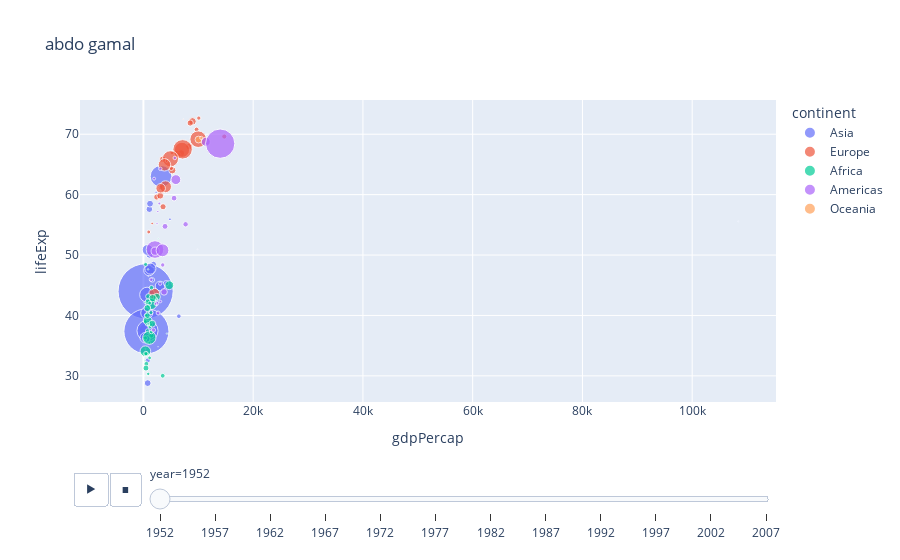

The notebook cell this image was saved under:
### Code cell
px.scatter(df,y='lifeExp',x='gdpPercap',size='pop',size_max=60,color='continent',hover_name='country',title='abdo gamal',animation_frame='year',height=1000) #

### Figure 1 — Plotly figure (JSON) as saved in the notebook; plotly's stock layout.template omitted (floating-point values rounded to 4 significant figures)
{"data": [{"hovertemplate": "<b>%{hovertext}</b><br><br>continent=Asia<br>year=1952<br>gdpPercap=%{x}<br>lifeExp=%{y}<br>pop=%{marker.size}<extra></extra>", "hovertext": ["Afghanistan", "Bahrain", "Bangladesh", "Cambodia", "China", "Hong Kong, China", "India", "Indonesia", "Iran", "Iraq", "Israel", "Japan", "Jordan", "Korea, Dem. Rep.", "Korea, Rep.", "Kuwait", "Lebanon", "Malaysia", "Mongolia", "Myanmar", "Nepal", "Oman", "Pakistan", "Philippines", "Saudi Arabia", "Singapore", "Sri Lanka", "Syria", "Taiwan", "Thailand", "Vietnam", "West Bank and Gaza", "Yemen, Rep."], "legendgroup": "Asia", "marker": {"color": "#636efa", "size": [8425333, 120447, 46886859, 4693836, 556263527, 2125900, 372000000, 82052000, 17272000, 5441766, 1620914, 86459025, 607914, 8865488, 20947571, 160000, 1439529, 6748378, 800663, 20092996, 9182536, 507833, 41346560, 22438691, 4005677, 1127000, 7982342, 3661549, 8550362, 21289402, 26246839, 1030585, 4963829], "sizemode": "area", "sizeref": 366300.0, "symbol": "circle"}, "mode": "markers", "name": "Asia", "orientation": "v", "showlegend": true, "type": "scatter", "x": [779.4, 9867.0, 684.2, 368.5, 400.4, 3054.0, 546.6, 749.7, 3035.0, 4130.0, 4087.0, 3217.0, 1547.0, 1088.0, 1031.0, 108400.0, 4835.0, 1831.0, 786.6, 331, 545.9, 1828.0, 684.6, 1273.0, 6460.0, 2315.0, 1084.0, 1643.0, 1207.0, 757.8, 605.1, 1516.0, 781.7], "xaxis": "x", "y": [28.8, 50.94, 37.48, 39.42, 44, 60.96, 37.37, 37.47, 44.87, 45.32, 65.39, 63.03, 43.16, 50.06, 47.45, 55.56, 55.93, 48.46, 42.24, 36.32, 36.16, 37.58, 43.44, 47.75, 39.88, 60.4, 57.59, 45.88, 58.5, 50.85, 40.41, 43.16, 32.55], "yaxis": "y"}, {"hovertemplate": "<b>%{hovertext}</b><br><br>continent=Europe<br>year=1952<br>gdpPercap=%{x}<br>lifeExp=%{y}<br>pop=%{marker.size}<extra></extra>", "hovertext": ["Albania", "Austria", "Belgium", "Bosnia and Herzegovina", "Bulgaria", "Croatia", "Czech Republic", "Denmark", "Finland", "France", "Germany", "Greece", "Hungary", "Iceland", "Ireland", "Italy", "Montenegro", "Netherlands", "Norway", "Poland", "Portugal", "Romania", "Serbia", "Slovak Republic", "Slovenia", "Spain", "Sweden", "Switzerland", "Turkey", "United Kingdom"], "legendgroup": "Europe", "marker": {"color": "#EF553B", "size": [1282697, 6927772, 8730405, 2791000, 7274900, 3882229, 9125183, 4334000, 4090500, 42459667, 69145952, 7733250, 9504000, 147962, 2952156, 47666000, 413834, 10381988, 3327728, 25730551, 8526050, 16630000, 6860147, 3558137, 1489518, 28549870, 7124673, 4815000, 22235677, 50430000], "sizemode": "area", "sizeref": 366300.0, "symbol": "circle"}, "mode": "markers", "name": "Europe", "orientation": "v", "showlegend": true, "type": "scatter", "x": [1601.0, 6137.0, 8343.0, 973.5, 2444.0, 3119.0, 6876.0, 9692.0, 6425.0, 7030.0, 7144.0, 3531.0, 5264.0, 7268.0, 5210.0, 4931.0, 2648.0, 8942.0, 10100.0, 4029.0, 3068.0, 3145.0, 3581.0, 5075.0, 4215.0, 3834.0, 8528.0, 14730.0, 1969.0, 9980.0], "xaxis": "x", "y": [55.23, 66.8, 68, 53.82, 59.6, 61.21, 66.87, 70.78, 66.55, 67.41, 67.5, 65.86, 64.03, 72.49, 66.91, 65.94, 59.16, 72.13, 72.67, 61.31, 59.82, 61.05, 58.0, 64.36, 65.57, 64.94, 71.86, 69.62, 43.59, 69.18], "yaxis": "y"}, {"hovertemplate": "<b>%{hovertext}</b><br><br>continent=Africa<br>year=1952<br>gdpPercap=%{x}<br>lifeExp=%{y}<br>pop=%{marker.size}<extra></extra>", "hovertext": ["Algeria", "Angola", "Benin", "Botswana", "Burkina Faso", "Burundi", "Cameroon", "Central African Republic", "Chad", "Comoros", "Congo, Dem. Rep.", "Congo, Rep.", "Cote d'Ivoire", "Djibouti", "Egypt", "Equatorial Guinea", "Eritrea", "Ethiopia", "Gabon", "Gambia", "Ghana", "Guinea", "Guinea-Bissau", "Kenya", "Lesotho", "Liberia", "Libya", "Madagascar", "Malawi", "Mali", "Mauritania", "Mauritius", "Morocco", "Mozambique", "Namibia", "Niger", "Nigeria", "Reunion", "Rwanda", "Sao Tome and Principe", "Senegal", "Sierra Leone", "Somalia", "South Africa", "Sudan", "Swaziland", "Tanzania", "Togo", "Tunisia", "Uganda", "Zambia", "Zimbabwe"], "legendgroup": "Africa", "marker": {"color": "#00cc96", "size": [9279525, 4232095, 1738315, 442308, 4469979, 2445618, 5009067, 1291695, 2682462, 153936, 14100005, 854885, 2977019, 63149, 22223309, 216964, 1438760, 20860941, 420702, 284320, 5581001, 2664249, 580653, 6464046, 748747, 863308, 1019729, 4762912, 2917802, 3838168, 1022556, 516556, 9939217, 6446316, 485831, 3379468, 33119096, 257700, 2534927, 60011, 2755589, 2143249, 2526994, 14264935, 8504667, 290243, 8322925, 1219113, 3647735, 5824797, 2672000, 3080907], "sizemode": "area", "sizeref": 366300.0, "symbol": "circle"}, "mode": "markers", "name": "Africa", "orientation": "v", "showlegend": true, "type": "scatter", "x": [2449.0, 3521.0, 1063.0, 851.2, 543.3, 339.3, 1173.0, 1071.0, 1179.0, 1103.0, 780.5, 2126.0, 1389.0, 2670.0, 1419.0, 375.6, 328.9, 362.1, 4293.0, 485.2, 911.3, 510.2, 299.9, 853.5, 298.8, 575.6, 2388.0, 1443.0, 369.2, 452.3, 743.1, 1968.0, 1688.0, 468.5, 2424.0, 761.9, 1077.0, 2719.0, 493.3, 879.6, 1450.0, 879.8, 1136.0, 4725.0, 1616.0, 1148.0, 716.7, 859.8, 1468.0, 734.8, 1147.0, 406.9], "xaxis": "x", "y": [43.08, 30.02, 38.22, 47.62, 31.98, 39.03, 38.52, 35.46, 38.09, 40.72, 39.14, 42.11, 40.48, 34.81, 41.89, 34.48, 35.93, 34.08, 37.0, 30, 43.15, 33.61, 32.5, 42.27, 42.14, 38.48, 42.72, 36.68, 36.26, 33.69, 40.54, 50.99, 42.87, 31.29, 41.73, 37.44, 36.32, 52.72, 40, 46.47, 37.28, 30.33, 32.98, 45.01, 38.63, 41.41, 41.22, 38.6, 44.6, 39.98, 42.04, 48.45], "yaxis": "y"}, {"hovertemplate": "<b>%{hovertext}</b><br><br>continent=Americas<br>year=1952<br>gdpPercap=%{x}<br>lifeExp=%{y}<br>pop=%{marker.size}<extra></extra>", "hovertext": ["Argentina", "Bolivia", "Brazil", "Canada", "Chile", "Colombia", "Costa Rica", "Cuba", "Dominican Republic", "Ecuador", "El Salvador", "Guatemala", "Haiti", "Honduras", "Jamaica", "Mexico", "Nicaragua", "Panama", "Paraguay", "Peru", "Puerto Rico", "Trinidad and Tobago", "United States", "Uruguay", "Venezuela"], "legendgroup": "Americas", "marker": {"color": "#ab63fa", "size": [17876956, 2883315, 56602560, 14785584, 6377619, 12350771, 926317, 6007797, 2491346, 3548753, 2042865, 3146381, 3201488, 1517453, 1426095, 30144317, 1165790, 940080, 1555876, 8025700, 2227000, 662850, 157553000, 2252965, 5439568], "sizemode": "area", "sizeref": 366300.0, "symbol": "circle"}, "mode": "markers", "name": "Americas", "orientation": "v", "showlegend": true, "type": "scatter", "x": [5911.0, 2677.0, 2109.0, 11370.0, 3940.0, 2144.0, 2627.0, 5587.0, 1398.0, 3522.0, 3048.0, 2428.0, 1840.0, 2195.0, 2899.0, 3478.0, 3112.0, 2480.0, 1952.0, 3759.0, 3082.0, 3023.0, 13990.0, 5717.0, 7690.0], "xaxis": "x", "y": [62.48, 40.41, 50.92, 68.75, 54.74, 50.64, 57.21, 59.42, 45.93, 48.36, 45.26, 42.02, 37.58, 41.91, 58.53, 50.79, 42.31, 55.19, 62.65, 43.9, 64.28, 59.1, 68.44, 66.07, 55.09], "yaxis": "y"}, {"hovertemplate": "<b>%{hovertext}</b><br><br>continent=Oceania<br>year=1952<br>gdpPercap=%{x}<br>lifeExp=%{y}<br>pop=%{marker.size}<extra></extra>", "hovertext": ["Australia", "New Zealand"], "legendgroup": "Oceania", "marker": {"color": "#FFA15A", "size": [8691212, 1994794], "sizemode": "area", "sizeref": 366300.0, "symbol": "circle"}, "mode": "markers", "name": "Oceania", "orientation": "v", "showlegend": true, "type": "scatter", "x": [10040.0, 10560.0], "xaxis": "x", "y": [69.12, 69.39], "yaxis": "y"}], "layout": {"autosize": true, "legend": {"itemsizing": "constant", "title": {"text": "continent"}, "tracegroupgap": 0}, "sliders": [{"active": 0, "currentvalue": {"prefix": "year="}, "len": 0.9, "pad": {"b": 10, "t": 60}, "steps": [{"args": [["1952"], {"frame": {"duration": 0, "redraw": false}, "fromcurrent": true, "mode": "immediate", "transition": {"duration": 0, "easing": "linear"}}], "label": "1952", "method": "animate"}, {"args": [["1957"], {"frame": {"duration": 0, "redraw": false}, "fromcurrent": true, "mode": "immediate", "transition": {"duration": 0, "easing": "linear"}}], "label": "1957", "method": "animate"}, {"args": [["1962"], {"frame": {"duration": 0, "redraw": false}, "fromcurrent": true, "mode": "immediate", "transition": {"duration": 0, "easing": "linear"}}], "label": "1962", "method": "animate"}, {"args": [["1967"], {"frame": {"duration": 0, "redraw": false}, "fromcurrent": true, "mode": "immediate", "transition": {"duration": 0, "easing": "linear"}}], "label": "1967", "method": "animate"}, {"args": [["1972"], {"frame": {"duration": 0, "redraw": false}, "fromcurrent": true, "mode": "immediate", "transition": {"duration": 0, "easing": "linear"}}], "label": "1972", "method": "animate"}, {"args": [["1977"], {"frame": {"duration": 0, "redraw": false}, "fromcurrent": true, "mode": "immediate", "transition": {"duration": 0, "easing": "linear"}}], "label": "1977", "method": "animate"}, {"args": [["1982"], {"frame": {"duration": 0, "redraw": false}, "fromcurrent": true, "mode": "immediate", "transition": {"duration": 0, "easing": "linear"}}], "label": "1982", "method": "animate"}, {"args": [["1987"], {"frame": {"duration": 0, "redraw": false}, "fromcurrent": true, "mode": "immediate", "transition": {"duration": 0, "easing": "linear"}}], "label": "1987", "method": "animate"}, {"args": [["1992"], {"frame": {"duration": 0, "redraw": false}, "fromcurrent": true, "mode": "immediate", "transition": {"duration": 0, "easing": "linear"}}], "label": "1992", "method": "animate"}, {"args": [["1997"], {"frame": {"duration": 0, "redraw": false}, "fromcurrent": true, "mode": "immediate", "transition": {"duration": 0, "easing": "linear"}}], "label": "1997", "method": "animate"}, {"args": [["2002"], {"frame": {"duration": 0, "redraw": false}, "fromcurrent": true, "mode": "immediate", "transition": {"duration": 0, "easing": "linear"}}], "label": "2002", "method": "animate"}, {"args": [["2007"], {"frame": {"duration": 0, "redraw": false}, "fromcurrent": true, "mode": "immediate", "transition": {"duration": 0, "easing": "linear"}}], "label": "2007", "method": "animate"}], "x": 0.1, "xanchor": "left", "y": 0, "yanchor": "top"}], "title": {"text": "abdo gamal"}, "updatemenus": [{"buttons": [{"args": [null, {"frame": {"duration": 500, "redraw": false}, "fromcurrent": true, "mode": "immediate", "transition": {"duration": 500, "easing": "linear"}}], "label": "&#9654;", "method": "animate"}, {"args": [[null], {"frame": {"duration": 0, "redraw": false}, "fromcurrent": true, "mode": "immediate", "transition": {"duration": 0, "easing": "linear"}}], "label": "&#9724;", "method": "animate"}], "direction": "left", "pad": {"r": 10, "t": 70}, "showactive": false, "type": "buttons", "x": 0.1, "xanchor": "right", "y": 0, "yanchor": "top"}], "xaxis": {"anchor": "y", "autorange": true, "domain": [0, 1], "range": [-15520.0, 115900.0], "title": {"text": "gdpPercap"}, "type": "linear"}, "yaxis": {"anchor": "x", "autorange": true, "domain": [0, 1], "range": [26.09, 75.33], "title": {"text": "lifeExp"}, "type": "linear"}}}
